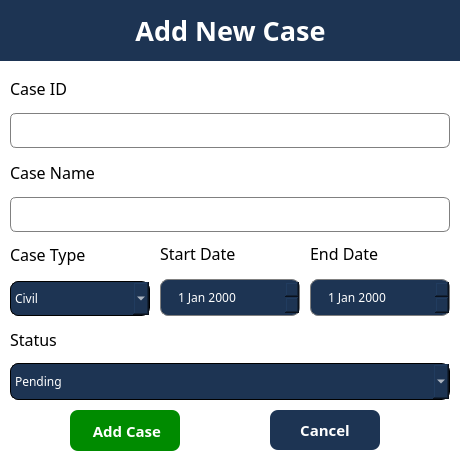
<?xml version="1.0" encoding="UTF-8"?>
<ui version="4.0">
 <class>Dialog</class>
 <widget class="QDialog" name="Dialog">
  <property name="geometry">
   <rect>
    <x>0</x>
    <y>0</y>
    <width>460</width>
    <height>470</height>
   </rect>
  </property>
  <property name="windowTitle">
   <string>Dialog</string>
  </property>
  <property name="styleSheet">
   <string notr="true">QDialog{
background-color: white;
}

#titleWidget{
background-color: #1d3453;
}
#title {
color: white;
}

QLineEdit{
	border:1px solid gray;
	border-radius: 6px;
	padding-left: 15px;
	height: 35px;
}

QComboBox{
border: 1px solid black;
border-radius: 8px;
background-color: #1d3453;
color: white;
height: 35px;


}

QDateEdit{
	border:1px solid gray;
	border-radius: 8px;
	padding-left: 15px;
	height: 35px;
	background-color: #1d3453;
color: white;
}</string>
  </property>
  <widget class="QPushButton" name="add_case_cancel">
   <property name="geometry">
    <rect>
     <x>270</x>
     <y>410</y>
     <width>110</width>
     <height>40</height>
    </rect>
   </property>
   <property name="font">
    <font>
     <family>Poppins</family>
     <pointsize>-1</pointsize>
     <weight>75</weight>
     <bold>true</bold>
    </font>
   </property>
   <property name="styleSheet">
    <string notr="true">QPushButton{
	background-color: #1d3453;
	color:white;
	border:none;
	border-radius: 8px;
	font-weight: bold;
	font-size: 15px;
}

QPushButton:hover{
	background-color: rgb(53, 96, 153)
}</string>
   </property>
   <property name="text">
    <string>Cancel</string>
   </property>
  </widget>
  <widget class="QWidget" name="titleWidget" native="true">
   <property name="geometry">
    <rect>
     <x>0</x>
     <y>0</y>
     <width>461</width>
     <height>61</height>
    </rect>
   </property>
   <widget class="QLabel" name="title">
    <property name="geometry">
     <rect>
      <x>60</x>
      <y>10</y>
      <width>341</width>
      <height>41</height>
     </rect>
    </property>
    <property name="font">
     <font>
      <family>Poppins</family>
      <pointsize>20</pointsize>
      <weight>75</weight>
      <bold>true</bold>
     </font>
    </property>
    <property name="text">
     <string>Add New Case</string>
    </property>
    <property name="alignment">
     <set>Qt::AlignCenter</set>
    </property>
   </widget>
  </widget>
  <widget class="QPushButton" name="add_case_info">
   <property name="geometry">
    <rect>
     <x>70</x>
     <y>410</y>
     <width>110</width>
     <height>41</height>
    </rect>
   </property>
   <property name="font">
    <font>
     <family>Poppins</family>
     <pointsize>-1</pointsize>
     <weight>75</weight>
     <bold>true</bold>
    </font>
   </property>
   <property name="styleSheet">
    <string notr="true">QPushButton{
	background-color: rgb(0, 139, 0);
	color:white;
	border:none;
	border-radius: 8px;
	font-weight: bold;
	font-size: 15px;
}

QPushButton:hover{
	background-color: rgb(0, 170, 0);
}</string>
   </property>
   <property name="text">
    <string> Add Case</string>
   </property>
  </widget>
  <widget class="QWidget" name="layoutWidget">
   <property name="geometry">
    <rect>
     <x>10</x>
     <y>70</y>
     <width>440</width>
     <height>330</height>
    </rect>
   </property>
   <layout class="QVBoxLayout" name="verticalLayout_7">
    <item>
     <layout class="QVBoxLayout" name="verticalLayout">
      <item>
       <widget class="QLabel" name="label_2">
        <property name="font">
         <font>
          <family>Poppins</family>
          <pointsize>12</pointsize>
         </font>
        </property>
        <property name="text">
         <string>Case ID</string>
        </property>
       </widget>
      </item>
      <item>
       <widget class="QLineEdit" name="caseIDinput">
        <property name="minimumSize">
         <size>
          <width>0</width>
          <height>35</height>
         </size>
        </property>
        <property name="maximumSize">
         <size>
          <width>16777215</width>
          <height>35</height>
         </size>
        </property>
       </widget>
      </item>
     </layout>
    </item>
    <item>
     <layout class="QVBoxLayout" name="verticalLayout_2">
      <item>
       <widget class="QLabel" name="label_3">
        <property name="font">
         <font>
          <family>Poppins</family>
          <pointsize>12</pointsize>
         </font>
        </property>
        <property name="text">
         <string>Case Name</string>
        </property>
       </widget>
      </item>
      <item>
       <widget class="QLineEdit" name="caseNameinput">
        <property name="minimumSize">
         <size>
          <width>0</width>
          <height>35</height>
         </size>
        </property>
        <property name="maximumSize">
         <size>
          <width>16777215</width>
          <height>35</height>
         </size>
        </property>
       </widget>
      </item>
     </layout>
    </item>
    <item>
     <layout class="QHBoxLayout" name="horizontalLayout">
      <property name="spacing">
       <number>10</number>
      </property>
      <item>
       <layout class="QVBoxLayout" name="verticalLayout_4">
        <item>
         <widget class="QLabel" name="label_5">
          <property name="font">
           <font>
            <family>Poppins</family>
            <pointsize>12</pointsize>
           </font>
          </property>
          <property name="text">
           <string>Case Type</string>
          </property>
         </widget>
        </item>
        <item>
         <widget class="QComboBox" name="caseType">
          <property name="minimumSize">
           <size>
            <width>0</width>
            <height>35</height>
           </size>
          </property>
          <property name="maximumSize">
           <size>
            <width>16777215</width>
            <height>35</height>
           </size>
          </property>
          <property name="font">
           <font>
            <family>Poppins</family>
           </font>
          </property>
          <item>
           <property name="text">
            <string>Civil</string>
           </property>
          </item>
          <item>
           <property name="text">
            <string>Criminal</string>
           </property>
          </item>
          <item>
           <property name="text">
            <string>Appeal</string>
           </property>
          </item>
          <item>
           <property name="text">
            <string>Class Action</string>
           </property>
          </item>
          <item>
           <property name="text">
            <string>Bankruptcy</string>
           </property>
          </item>
         </widget>
        </item>
       </layout>
      </item>
      <item>
       <layout class="QVBoxLayout" name="verticalLayout_5">
        <item>
         <widget class="QLabel" name="label_6">
          <property name="font">
           <font>
            <family>Poppins</family>
            <pointsize>12</pointsize>
           </font>
          </property>
          <property name="text">
           <string>Start Date</string>
          </property>
         </widget>
        </item>
        <item>
         <widget class="QDateEdit" name="startDate">
          <property name="font">
           <font>
            <family>Poppins</family>
           </font>
          </property>
         </widget>
        </item>
       </layout>
      </item>
      <item>
       <layout class="QVBoxLayout" name="verticalLayout_6">
        <item>
         <widget class="QLabel" name="label_7">
          <property name="font">
           <font>
            <family>Poppins</family>
            <pointsize>12</pointsize>
           </font>
          </property>
          <property name="text">
           <string>End Date</string>
          </property>
         </widget>
        </item>
        <item>
         <widget class="QDateEdit" name="endDate">
          <property name="font">
           <font>
            <family>Poppins</family>
           </font>
          </property>
         </widget>
        </item>
       </layout>
      </item>
     </layout>
    </item>
    <item>
     <layout class="QVBoxLayout" name="verticalLayout_3">
      <item>
       <widget class="QLabel" name="label_4">
        <property name="font">
         <font>
          <family>Poppins</family>
          <pointsize>12</pointsize>
         </font>
        </property>
        <property name="text">
         <string>Status</string>
        </property>
       </widget>
      </item>
      <item>
       <widget class="QComboBox" name="caseStatus">
        <property name="font">
         <font>
          <family>Poppins</family>
         </font>
        </property>
        <item>
         <property name="text">
          <string>Pending</string>
         </property>
        </item>
        <item>
         <property name="text">
          <string>Ongoing</string>
         </property>
        </item>
        <item>
         <property name="text">
          <string>Closed</string>
         </property>
        </item>
        <item>
         <property name="text">
          <string>Open</string>
         </property>
        </item>
       </widget>
      </item>
     </layout>
    </item>
   </layout>
  </widget>
 </widget>
 <resources/>
 <connections/>
</ui>
